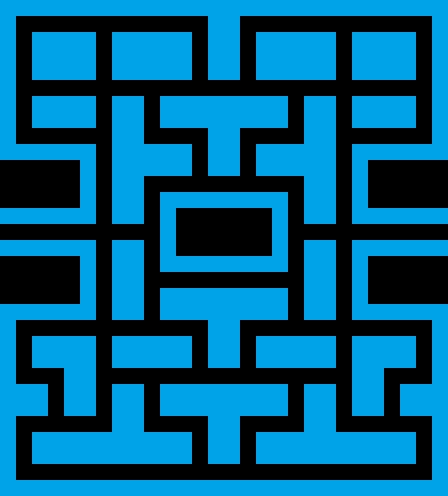

The image is a tile-based game level rendered from a .tmx file. Its description and source (layers, tilesets, objects; grid data summarised) follow:
An orthogonal 28x31 tile map with 16x16 px tiles, 2 tile layers (background, walls) and 53 objects.

<map version="1.8" tiledversion="1.8.5" orientation="orthogonal" renderorder="right-down" width="28" height="31" tilewidth="16" tileheight="16" infinite="0" nextlayerid="4" nextobjectid="76">
 <tileset firstgid="1" source="testingTilemap.tsx" />
 <layer id="2" name="background" width="28" height="31">
  <data>[868 cells, 868 non-empty, 1 distinct tile ids]</data>
 </layer>
 <layer id="1" name="walls" width="28" height="31">
  <data>[868 cells, 490 non-empty, 1 distinct tile ids]</data>
 </layer>
 <objectgroup id="3" name="collisions">
  <object id="10" x="112" y="240" width="32" height="80" />
  <object id="11" x="160" y="288" width="128" height="32" />
  <object id="12" x="208" y="320" width="32" height="48" />
  <object id="13" x="112" y="336" width="80" height="32" />
  <object id="16" x="256" y="336" width="80" height="32" />
  <object id="17" x="0" y="0" width="448" height="16" />
  <object id="18" x="208" y="16" width="32" height="64" />
  <object id="20" x="0" y="16" width="16" height="144" />
  <object id="21" x="32" y="32" width="64" height="48" />
  <object id="22" x="112" y="32" width="80" height="48" />
  <object id="23" x="256" y="32" width="80" height="48" />
  <object id="24" x="352" y="32" width="64" height="48" />
  <object id="25" x="352" y="96" width="64" height="32" />
  <object id="28" x="432" y="16" width="16" height="144" />
  <object id="29" x="32" y="96" width="64" height="32" />
  <object id="30" x="160" y="96" width="128" height="32" />
  <object id="31" x="304" y="96" width="32" height="128" />
  <object id="32" x="112" y="96" width="32" height="128" />
  <object id="35" x="208" y="128" width="32" height="48" />
  <object id="36" x="144" y="144" width="48" height="32" />
  <object id="37" x="256" y="144" width="48" height="32" />
  <object id="39" x="16" y="144" width="80" height="16" />
  <object id="40" x="352" y="144" width="80" height="16" />
  <object id="41" x="0" y="208" width="96" height="16" />
  <object id="42" x="352" y="208" width="96" height="16" />
  <object id="43" x="80" y="160" width="16" height="48" />
  <object id="44" x="352" y="160" width="16" height="48" />
  <object id="45" x="160" y="192" width="128" height="16" />
  <object id="46" x="160" y="208" width="16" height="64" />
  <object id="47" x="272" y="208" width="16" height="64" />
  <object id="48" x="176" y="256" width="96" height="16" />
  <object id="49" x="304" y="240" width="32" height="80" />
  <object id="50" x="352" y="240" width="96" height="16" />
  <object id="53" x="0" y="240" width="96" height="16" />
  <object id="54" x="80" y="256" width="16" height="48" />
  <object id="55" x="352" y="256" width="16" height="48" />
  <object id="56" x="0" y="304" width="96" height="16" />
  <object id="57" x="352" y="304" width="96" height="16" />
  <object id="58" x="32" y="336" width="64" height="32" />
  <object id="59" x="352" y="336" width="64" height="32" />
  <object id="60" x="0" y="320" width="16" height="160" />
  <object id="61" x="432" y="320" width="16" height="160" />
  <object id="62" x="0" y="480" width="448" height="16" />
  <object id="63" x="400" y="384" width="32" height="32" />
  <object id="64" x="16" y="384" width="32" height="32" />
  <object id="65" x="64" y="368" width="32" height="48" />
  <object id="66" x="352" y="368" width="32" height="48" />
  <object id="68" x="160" y="384" width="128" height="32" />
  <object id="70" x="208" y="416" width="32" height="48" />
  <object id="71" x="304" y="384" width="32" height="48" />
  <object id="72" x="112" y="384" width="32" height="48" />
  <object id="73" x="32" y="432" width="160" height="32" />
  <object id="74" x="256" y="432" width="160" height="32" />
 </objectgroup>
</map>